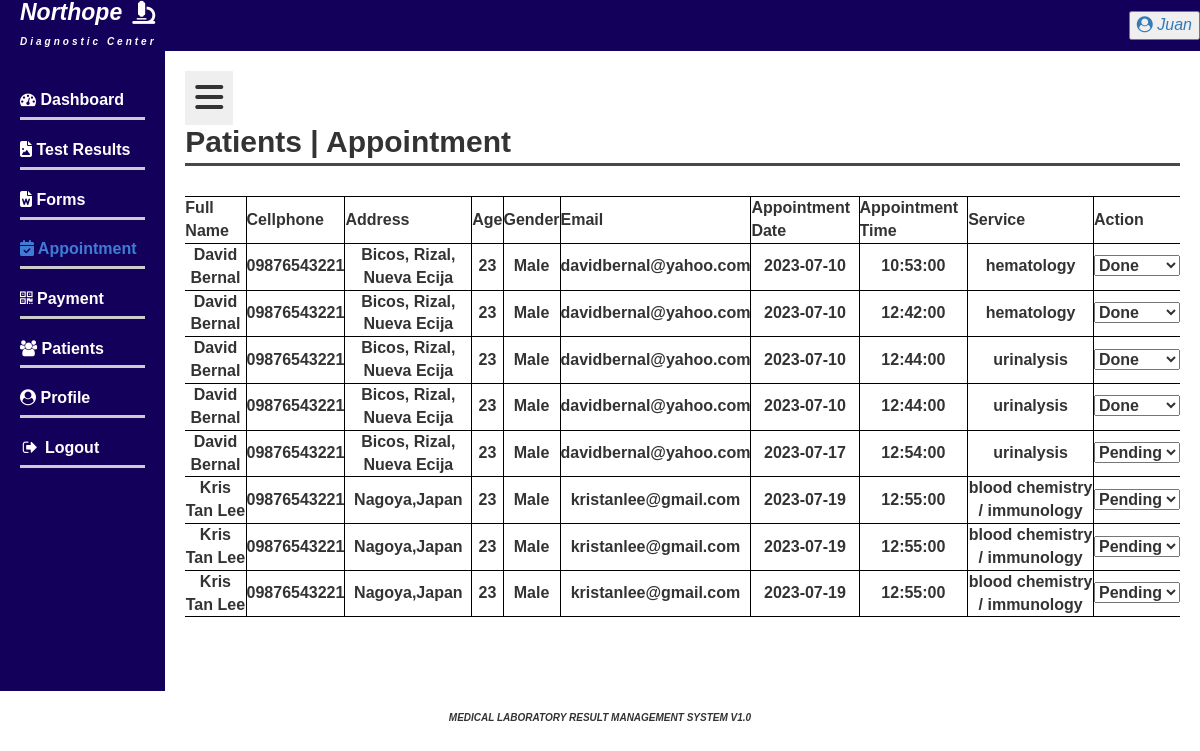
The app's page /admin/appointment.php (signed in) with its own data.
### tables this page shows
CREATE TABLE `doctors` (
  `id` int(11) NOT NULL,
  `first_name` varchar(50) NOT NULL,
  `middle_name` varchar(50) DEFAULT NULL,
  `last_name` varchar(50) NOT NULL,
  `cellphone` varchar(15) DEFAULT NULL,
  `address` varchar(255) DEFAULT NULL,
  `age` int(11) DEFAULT NULL,
  `gender` varchar(10) DEFAULT NULL,
  `email` varchar(100) NOT NULL,
  `password` varchar(100) NOT NULL
);

CREATE TABLE `appointments` (
  `id` int(11) NOT NULL,
  `first_name` varchar(255) NOT NULL,
  `middle_name` varchar(255) DEFAULT NULL,
  `last_name` varchar(255) NOT NULL,
  `cellphone` varchar(20) NOT NULL,
  `address` varchar(255) NOT NULL,
  `age` int(11) NOT NULL,
  `gender` varchar(10) NOT NULL,
  `email` varchar(255) NOT NULL,
  `service` varchar(255) NOT NULL,
  `appointment_date` date NOT NULL,
  `appointment_time` time NOT NULL,
  `status` varchar(20) NOT NULL
);

### admin/appointment.php (the view, shortened to what this page needs)
<?php
include('./include/header.php'); ?>
<div class="wrapper">
  <div class="sidebar">
    <ul>
      <li><a href="dashboard.php"><i class="fa fa-tachometer" aria-hidden="true"></i> Dashboard</a></li>
      <li><a href="test_results.php"><i class="fas fa-file-image-o"></i> Test Results</a></li>
      <li><a href="form.php"><i class="fas fa-file-word-o"></i> Forms</a></li>
      <li><a href="appointment.php" class="active"><i class="fas fa-calendar-check"></i> Appointment</a></li>
      <li><a href="payment.php"><i class="fa fa-qrcode"></i> Payment</a></li>
      <li><a href="patient.php"><i class="fa fa-users"></i> Patients</a></li>
      <li><a href="admin_profile.php"><i class="fa fa-user-circle"></i> Profile</a></li>
      <li><a href="../admin/admin_log.php"><i class="fa fa-sign-out fa-fw"></i> Logout</a></li>
    </ul>
  </div>
  <div class="content">
    <button class="toggle-sidebar-btn"> <i class="fas fa-bars fa-2x"></i></button>
    <h2>Patients | Appointment </h2>
    <div class="dashboard-section">
      <div class="table-wrapper">
        <table class="responsive-table">
          <thead>
            <tr>
              <th>Full Name</th>
              <th>Cellphone</th>
              <th>Address</th>
              <th>Age</th>
              <th>Gender</th>
              <th>Email</th>
              <th>Appointment Date</th>
              <th>Appointment Time</th>
              <th>Service</th>
              <th>Action</th>
            </tr>
          </thead>
          <tbody>
            <?php
            $appointmentsPerPage = 10;
            $currentPage = isset($_GET['page']) ? $_GET['page'] : 1;
            $offset = ($currentPage - 1) * $appointmentsPerPage;
            $conn = new mysqli($servername, $username, $password, $dbname);
            $appointmentsSql = "SELECT *, CONCAT_WS(' ', first_name, IFNULL(middle_name, ''), last_name) AS full_name FROM appointments LIMIT $appointmentsPerPage OFFSET $offset";
            $result = $conn->query($appointmentsSql);
            if ($result->num_rows > 0) {
              while ($row = $result->fetch_assoc()) {
                echo "<tr>";
                echo "<td>" . $row['full_name'] . "</td>";
                echo "<td>" . $row['cellphone'] . "</td>";
                echo "<td>" . $row['address'] . "</td>";
                echo "<td>" . $row['age'] . "</td>";
                echo "<td>" . $row['gender'] . "</td>";
                echo "<td>" . $row['email'] . "</td>";
                echo "<td>" . $row['appointment_date'] . "</td>";
                echo "<td>" . $row['appointment_time'] . "</td>";
                echo "<td>" . $row['service'] . "</td>";
                echo "<td>";
                echo "<form method='POST'>";
                echo "<select name='action' onchange='this.form.submit()'>";
                echo "<option value='Pending' " . ($row['status'] == 'Pending' ? 'selected' : '') . ">Pending</option>";
                echo "<option value='Done' " . ($row['status'] == 'Done' ? 'selected' : '') . ">Done</option>";
                echo "</select>";
                echo "</form>";
                echo "</td>";
                echo "</tr>";
              }
            } else {
              echo "No appointments found.";
            }
            ?>
           </tbody>
        </table>
      </div>
    </div>
  </div>
</div>
<?php include('./include/footer.php') ?>
</body>
</html>

### admin/include/header.php (shortened to what this page needs)
<?php
$servername = "localhost";
$username = "root";
$password = "";
$dbname = "mltar";
$conn = new mysqli($servername, $username, $password, $dbname);
if (isset($_SESSION['id'])) {
  $id = $_SESSION['id'];
  $sql = "SELECT first_name FROM doctors WHERE id = $id";
  $result = $conn->query($sql);
  if ($result->num_rows > 0) {
    $row = $result->fetch_assoc();
    $first_name = $row['first_name'];
  } else {
    $first_name = "Admin";
  }
} else {
  $first_name = "Unknown";
}
?>
<!DOCTYPE html>
<html lang="en">
<head>
  <link rel="stylesheet" href="https://cdnjs.cloudflare.com/ajax/libs/font-awesome/5.15.3/css/all.min.css">
  <link rel="stylesheet" href="style.css">
  <link href="css/bootstrap.css" rel="stylesheet" type="text/css" media="all" />
  <link href="css/font-awesome.css" rel="stylesheet">
  <link rel="stylesheet" href="css/chocolat.css" type="text/css" media="screen">
  <link href="css/easy-responsive-tabs.css" rel='stylesheet' type='text/css'/>
  <link rel="stylesheet" href="css/flexslider.css" type="text/css" media="screen" property="" />
  <link rel="stylesheet" href="css/jquery-ui.css" />
  <link href="css/style.css" rel="stylesheet" type="text/css" media="all" />
  <link href="fontawesome/css/fontawesome.css" rel="stylesheet">
  <link href="fontawesome/css/brands.css" rel="stylesheet">
  <link href="fontawesome/css/solid.css" rel="stylesheet">
  <link rel="stylesheet" href="https://cdnjs.cloudflare.com/ajax/libs/font-awesome/4.7.0/css/font-awesome.min.css">
</head>
<body>
  <div class="header" style="font-style: italic;">
    <h1>
      <span class="northope">Northope <i class="fas fa-microscope" style="margin-left: 10px;"></i></span>
      <span class="subheading">Diagnostic Center</span>
    </h1>
    <button onclick="openUserProfile()">
      <a href="user_profile.php" style="text-decoration: none;">
        <i class="fa fa-user-circle"></i>
        <?php echo $first_name; ?>
      </a>
    </button>
  </div>
</body>
</html>

### admin/style.css (style rules this page uses)
body { font-family: Arial, sans-serif; background-color: #f5f5f5; margin: 0; padding: 0; }
.heading, .header { background-color: #13005A; color: #fff; justify-content: space-between; display: flex; align-items: center; font-style: italic; }
.subheading { font-size: 10px; letter-spacing: 3px; }
.northope { display: flex; align-items: center; }
.header h1, .header-content h1 { font-size: 23px; margin: 0 20px; }
.sidebar { background-color: #13005A; width: 200px; padding: 20px; }
.sidebar ul { list-style-type: none; padding: 0px; }
.sidebar li { margin-bottom: 10%; border-bottom: 3px solid #ccc; padding-bottom: 5px; margin-top: 10%; padding-top: 5%; }
.sidebar a { text-decoration: none; color: #fff; font-weight: bold; }
.sidebar a.active { color: #3f7dd5; }
.toggle-sidebar-btn { border: none; color: #333; padding: 10px; }
.wrapper { display: flex; min-height: 100%; position: relative; }
.content { flex-grow: 1; padding: 20px; }
.content h2 { margin-bottom: 3%; border-bottom: 3px solid #4c4747; padding-bottom: 5px; }
.dashboard-section { display: inline-block; justify-content: flex-end; }
table { border-collapse: collapse; width: 100%; }
th, td { border: 1px solid black; padding: 8px; text-align: center; font-weight: bold; }
th:first-child, td:first-child { border-left: none; }
th:last-child, td:last-child { border-right: none; }

### css/chocolat.css (style rules this page uses)
body { margin:0; padding:0; }

### css/easy-responsive-tabs.css (style rules this page uses)
body { margin: 0px; padding: 0px; background: #f5f5f5; font-weight: 500; }

### css/style.css (style rules this page uses)
html, body { margin:0; font-size: 100%; font-family: Verdana, sans-serif; background: #fff; }
body a { text-decoration:none; transition:0.5s all; -webkit-transition:0.5s all; -moz-transition:0.5s all; -o-transition:0.5s all; -ms-transition:0.5s all; }
h1,h2,h3,h4,h5,h6 { margin:0; font-family: 'Verdana', sans-serif; font-weight: 600; }
ul { margin:0; padding:0; }

### records on screen
doctors: first_name "Juan"
appointments: full_name "David Bernal", cellphone "09876543221", address "Bicos, Rizal, Nueva Ecija", age "23", gender "Male", email "davidbernal@yahoo.com", appointment_date "2023-07-10", appointment_time "10:53:00", service "hematology", action "Done"
appointments: full_name "David Bernal", cellphone "09876543221", address "Bicos, Rizal, Nueva Ecija", age "23", gender "Male", email "davidbernal@yahoo.com", appointment_date "2023-07-10", appointment_time "12:42:00", service "hematology", action "Done"
appointments: full_name "David Bernal", cellphone "09876543221", address "Bicos, Rizal, Nueva Ecija", age "23", gender "Male", email "davidbernal@yahoo.com", appointment_date "2023-07-10", appointment_time "12:44:00", service "urinalysis", action "Done"
appointments: full_name "David Bernal", cellphone "09876543221", address "Bicos, Rizal, Nueva Ecija", age "23", gender "Male", email "davidbernal@yahoo.com", appointment_date "2023-07-10", appointment_time "12:44:00", service "urinalysis", action "Done"
appointments: full_name "David Bernal", cellphone "09876543221", address "Bicos, Rizal, Nueva Ecija", age "23", gender "Male", email "davidbernal@yahoo.com", appointment_date "2023-07-17", appointment_time "12:54:00", service "urinalysis"
appointments: full_name "Kris Tan Lee", cellphone "09876543221", address "Nagoya,Japan", age "23", gender "Male", email "kristanlee@gmail.com", appointment_date "2023-07-19", appointment_time "12:55:00", service "blood chemistry / immunology"
appointments: full_name "Kris Tan Lee", cellphone "09876543221", address "Nagoya,Japan", age "23", gender "Male", email "kristanlee@gmail.com", appointment_date "2023-07-19", appointment_time "12:55:00", service "blood chemistry / immunology"
appointments: full_name "Kris Tan Lee", cellphone "09876543221", address "Nagoya,Japan", age "23", gender "Male", email "kristanlee@gmail.com", appointment_date "2023-07-19", appointment_time "12:55:00", service "blood chemistry / immunology"
